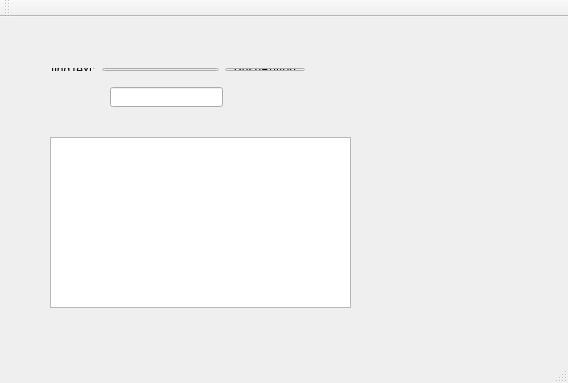
<?xml version="1.0" encoding="UTF-8"?>
<ui version="4.0">
 <class>MainWindow</class>
 <widget class="QMainWindow" name="MainWindow">
  <property name="geometry">
   <rect>
    <x>0</x>
    <y>0</y>
    <width>568</width>
    <height>383</height>
   </rect>
  </property>
  <property name="windowTitle">
   <string>MainWindow</string>
  </property>
  <widget class="QWidget" name="centralWidget">
   <widget class="QTextEdit" name="textEdit">
    <property name="geometry">
     <rect>
      <x>50</x>
      <y>120</y>
      <width>301</width>
      <height>171</height>
     </rect>
    </property>
   </widget>
   <widget class="QLineEdit" name="lineEdit_2">
    <property name="geometry">
     <rect>
      <x>110</x>
      <y>70</y>
      <width>113</width>
      <height>20</height>
     </rect>
    </property>
   </widget>
   <widget class="QWidget" name="">
    <property name="geometry">
     <rect>
      <x>40</x>
      <y>40</y>
      <width>276</width>
      <height>25</height>
     </rect>
    </property>
    <layout class="QHBoxLayout" name="horizontalLayout">
     <item>
      <widget class="QLabel" name="label">
       <property name="text">
        <string>findText:</string>
       </property>
      </widget>
     </item>
     <item>
      <widget class="QLineEdit" name="lineEdit"/>
     </item>
     <item>
      <widget class="QPushButton" name="pushButton">
       <property name="text">
        <string>PushButton</string>
       </property>
      </widget>
     </item>
    </layout>
   </widget>
  </widget>
  <widget class="QMenuBar" name="menuBar">
   <property name="geometry">
    <rect>
     <x>0</x>
     <y>0</y>
     <width>568</width>
     <height>23</height>
    </rect>
   </property>
  </widget>
  <widget class="QToolBar" name="mainToolBar">
   <attribute name="toolBarArea">
    <enum>TopToolBarArea</enum>
   </attribute>
   <attribute name="toolBarBreak">
    <bool>false</bool>
   </attribute>
  </widget>
  <widget class="QStatusBar" name="statusBar"/>
 </widget>
 <layoutdefault spacing="6" margin="11"/>
 <resources/>
 <connections/>
</ui>
